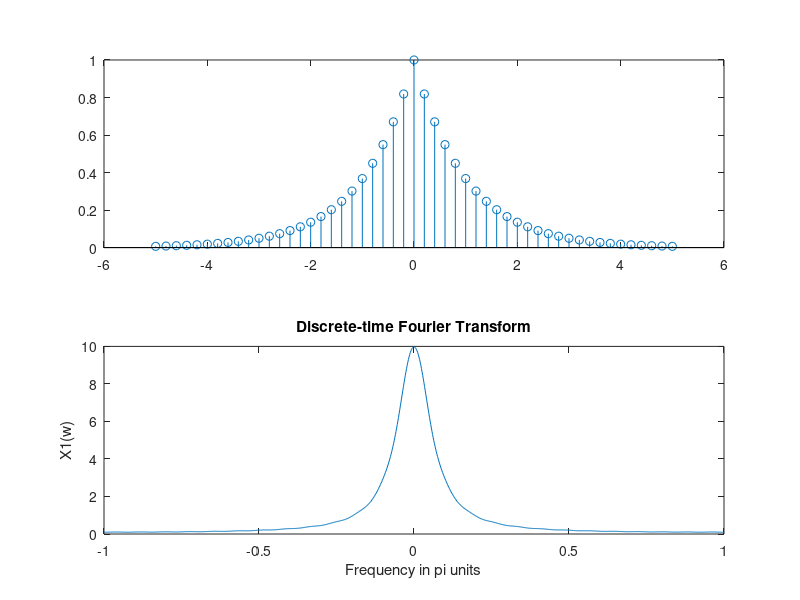

This figure's MATLAB source:
Dt = 0.00005; t = -0.005:Dt:0.005; xa = exp(-1000*abs(t));
% Discrete-time Signal
Ts = 0.0002; n = -25:1:25; x = exp(-1000*abs(n*Ts));
% Discrete-time Fourier transform
K = 500; k = 0:1:K; w = pi*k/K;
X = x * exp(-j*n'*w);
X = real(X);
w = [-fliplr(w), w(2:K+1)]; 
X = [fliplr(X), X(2:K+1)];

subplot(2,1,1);
xlim([-5 5]);
ylim([0 2]);
title("Discrete Signal"); 
xlabel("t in msec."); 
ylabel("x1(n)");
stem(n*Ts*1000,x);  

subplot(2,1,2);plot(w/pi,X);
title("Discrete-time Fourier Transform")
xlabel("Frequency in pi units"); 
ylabel("X1(w)")
